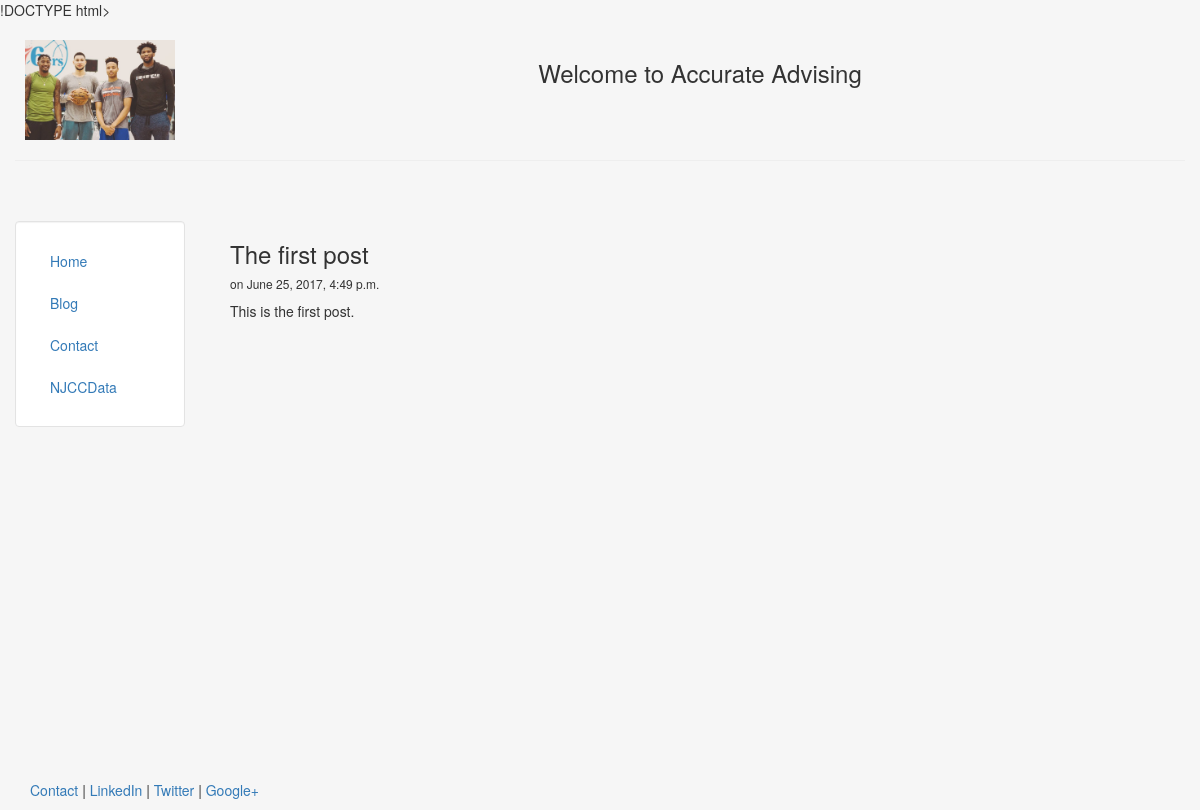
The page /blog/1 on the database its author committed.
### blog/models.py (models this page shows, shortened)
class Post(models.Model):
	title = models.CharField(max_length=140)
	body = models.TextField()
	date = models.DateTimeField()

### blog/templates/blog/post.html
{% extends "personal/header.html" %}
{% block content %}
	<h3>{{post.title}}</h3>
	<h6>on {{post.date}}</h6>
	{{post.body|safe|linebreaks}}
{% endblock %}

### personal/templates/personal/header.html (style rules this page uses)
html, body { height:100% }

### rows shown on the page
Post: title "The first post", date "June 25, 2017, 4:49 p.m.", body "This is the first post."
